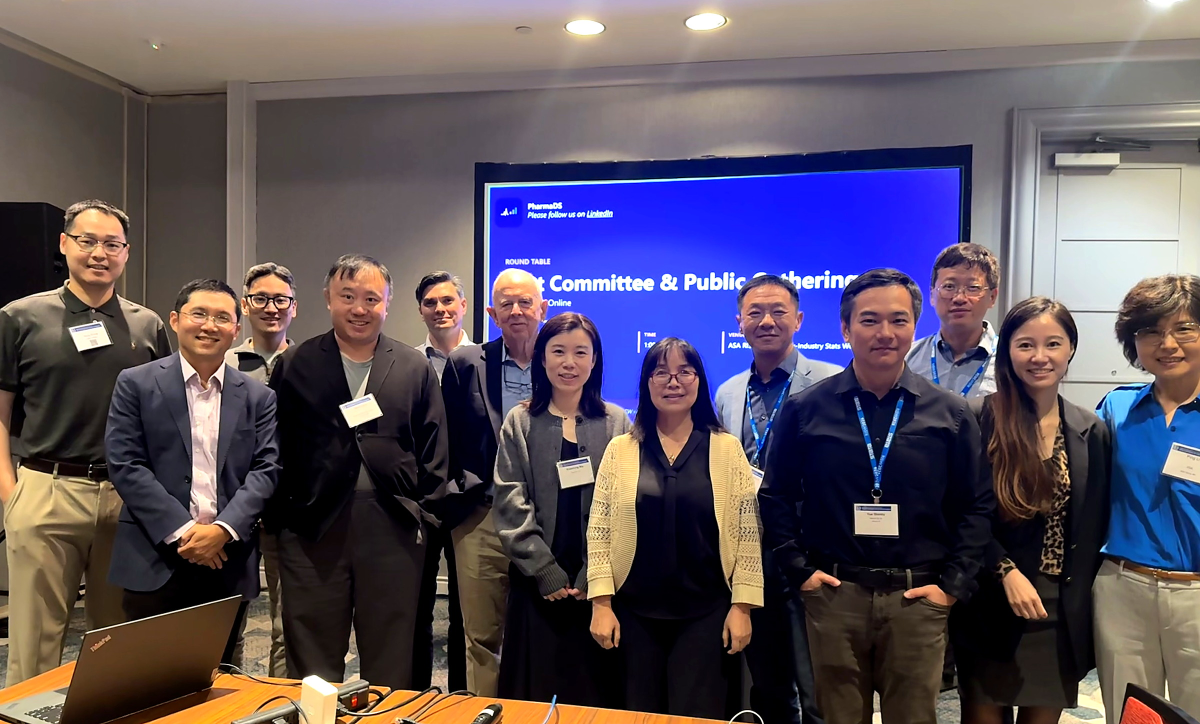
#> input picture social/2026-09-16-risw-roundtable/assets/group-photo-enhanced.jpg, 2400 x 1448 px (shown at 1/2 size)
$ python process-photo.py ../assets/group-photo-enhanced.jpg
#> lines starting #> are read from the running program, lines starting #| are printed output that depends on the picture
#!/usr/bin/env python3
"""Crop, colour-correct and grade the roundtable group photo for the posters.

Usage: python3 process-photo.py /path/to/original.jpg

Writes three files into this folder:
  group_wide.jpg          poster crop, plain colour-correction (drops table + ceiling)
  group_full.jpg          gentler crop, for a standalone photo post
  group_fineart.jpg       group_wide graded for the editorial/fine-art poster:
                          a soft ink-to-parchment duotone blended in, a light
                          vignette, and fine print grain
Copy group_fineart.jpg to ../assets/group-photo-fineart.jpg to update the poster.
"""
import sys
from PIL import Image, ImageEnhance, ImageFilter, ImageOps, ImageChops, ImageDraw

src = sys.argv[1] if len(sys.argv) > 1 else 'original.jpg'
im = Image.open(src)
#> im is the input picture: PIL image 2400x1448 RGB; mean R, G, B 91.7, 81.8, 94.2
W, H = im.size
#> W = 2400; H = 1448


def finish(crop, name, width=2400):
    c = ImageEnhance.Brightness(crop).enhance(1.11)   # lift the dim meeting-room light
    c = ImageEnhance.Contrast(c).enhance(1.12)
    c = ImageEnhance.Color(c).enhance(1.08)
    if c.width > width:
        c = c.resize((width, int(c.height * width / c.width)), Image.LANCZOS)
    c = c.filter(ImageFilter.UnsharpMask(radius=1.6, percent=85, threshold=3))
    c.save(name, quality=92, subsampling=1)
    print(name, c.size)
    return c


def fine_art_grade(base, name):
    """Grade a photo-corrected crop toward the poster's ink/parchment/gold palette:
    a soft duotone blended in, a gentle vignette, and fine print grain — a printed-plate
    look rather than a flat phone photo, while keeping faces true to life."""
    w, h = base.size
    graded = ImageEnhance.Color(base).enhance(0.86)

    gray = ImageOps.grayscale(graded)
    shadow, mid, highlight = (14, 20, 46), (140, 128, 112), (241, 229, 199)
    luts = ([], [], [])
    for i in range(256):
        t = i / 255
        lo, hi = (shadow, mid) if t < 0.5 else (mid, highlight)
        k = (t if t < 0.5 else t - 0.5) / 0.5
        for ch, lut in enumerate(luts):
            lut.append(int(lo[ch] + (hi[ch] - lo[ch]) * k))
    duotone = Image.merge('RGB', tuple(gray.point(lut) for lut in luts))
    graded = Image.blend(graded, duotone, 0.22)

    vignette = Image.new('L', (w, h), 0)
    ImageDraw.Draw(vignette).ellipse((-w * 0.28, -h * 0.35, w * 1.28, h * 1.35), fill=255)
    vignette = ImageOps.invert(vignette.filter(ImageFilter.GaussianBlur(w * 0.10))).point(lambda p: int(p * 0.35))
    graded = ImageChops.subtract(graded, Image.merge('RGB', (vignette, vignette, vignette)))

    grain = Image.effect_noise((w, h), 26).convert('L').point(lambda p: int(p * 0.10))
    graded = ImageChops.add(graded, Image.merge('RGB', (grain, grain, grain)))

    graded = ImageEnhance.Contrast(graded).enhance(1.02)
    graded.save(name, quality=92, subsampling=1)
    print(name, graded.size)


wide = finish(im.crop((0, int(0.10 * H), W, int(0.775 * H))), 'group_wide.jpg')
#> in finish, `c = ImageEnhance.Brightness(crop).enhance(1.11)`:
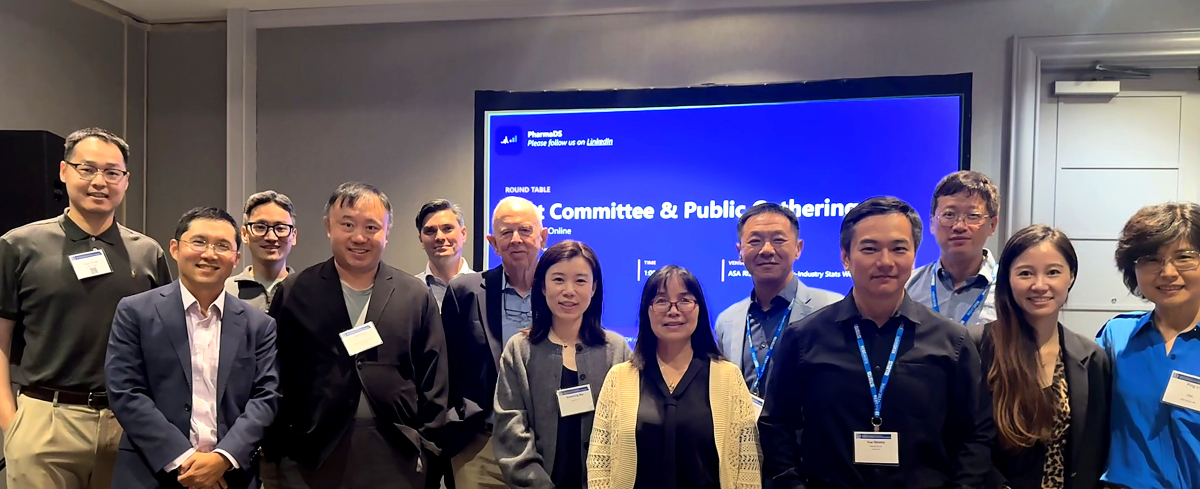
#> crop: PIL image 2400x978 RGB (shown at 1/2 size); mean R, G, B 88.7, 81.6, 106.3
#| group_wide.jpg (2400, 978)
finish(im.crop((0, int(0.055 * H), W, int(0.860 * H))), 'group_full.jpg')
#> call 2 of finish, with name = 'group_full.jpg', width = 2400
#> in finish (call 2), `c = ImageEnhance.Brightness(crop).enhance(1.11)`:
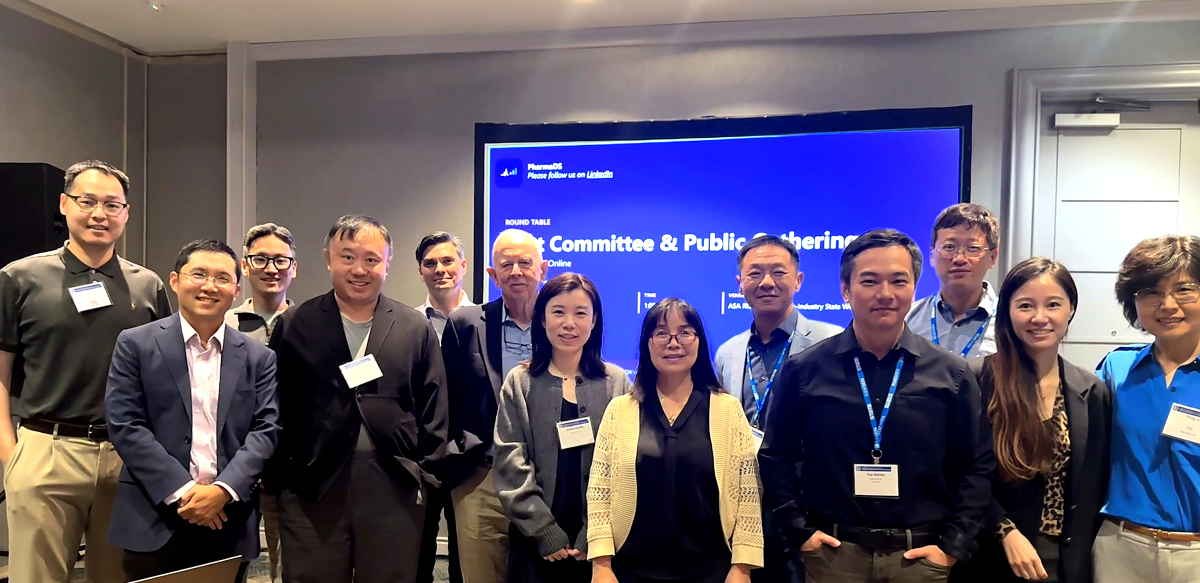
#> c: PIL image 2400x1166 RGB (shown at 1/2 size); mean R, G, B 96.8, 88.5, 107.6
#> in finish (call 2), `c = ImageEnhance.Brightness(crop).enhance(1.11)`:
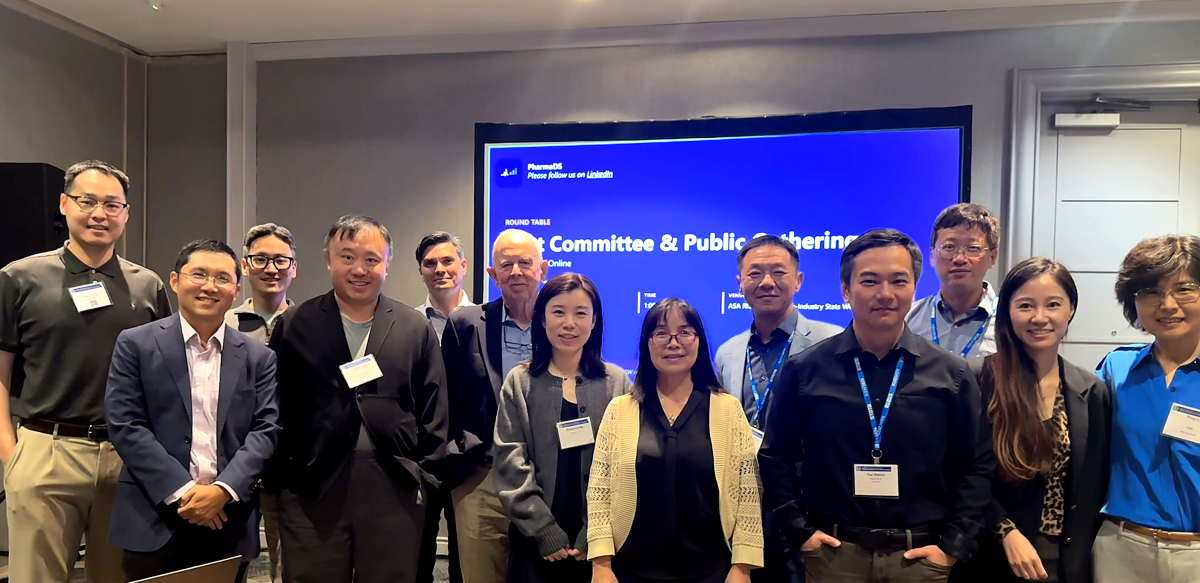
#> crop: PIL image 2400x1166 RGB (shown at 1/2 size); mean R, G, B 88.3, 80.4, 99.8
#| group_full.jpg (2400, 1166)
fine_art_grade(wide, 'group_fineart.jpg')
#> in fine_art_grade, `gray = ImageOps.grayscale(graded)`:
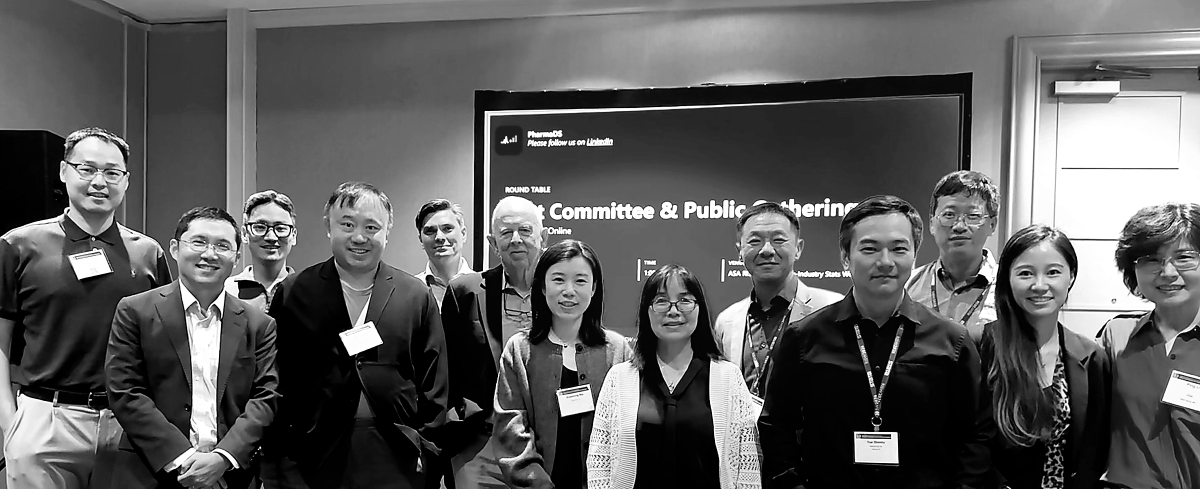
#> gray: PIL image 2400x978 L (shown at 1/2 size); min 0, max 255, mean 93.2
#> in fine_art_grade, `duotone = Image.merge('RGB', tuple(gray.point(lut) for lut in luts))`:
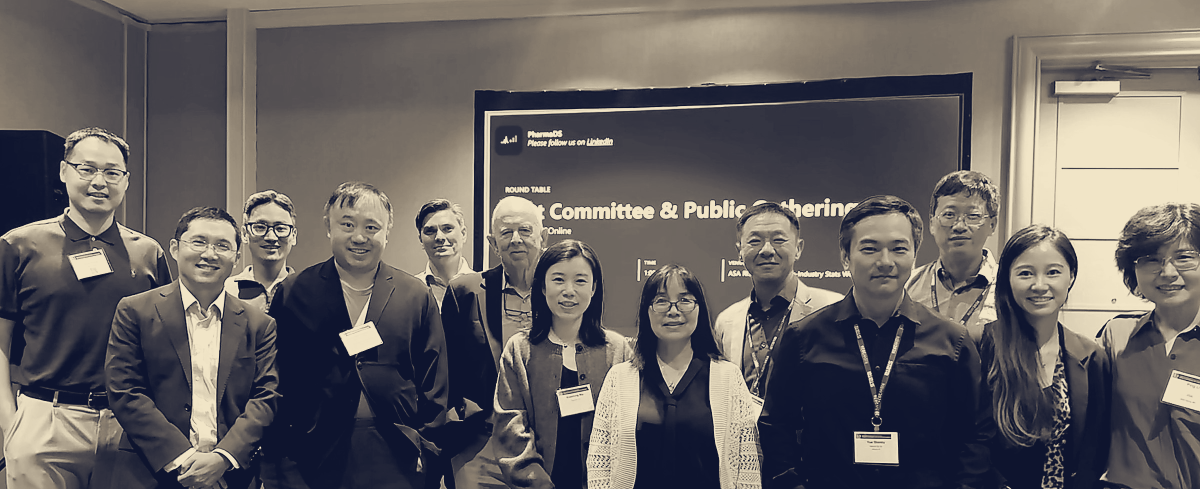
#> duotone: PIL image 2400x978 RGB (shown at 1/2 size); mean R, G, B 102, 97.5, 96.8
#> in fine_art_grade, `graded = Image.blend(graded, duotone, 0.22)`:
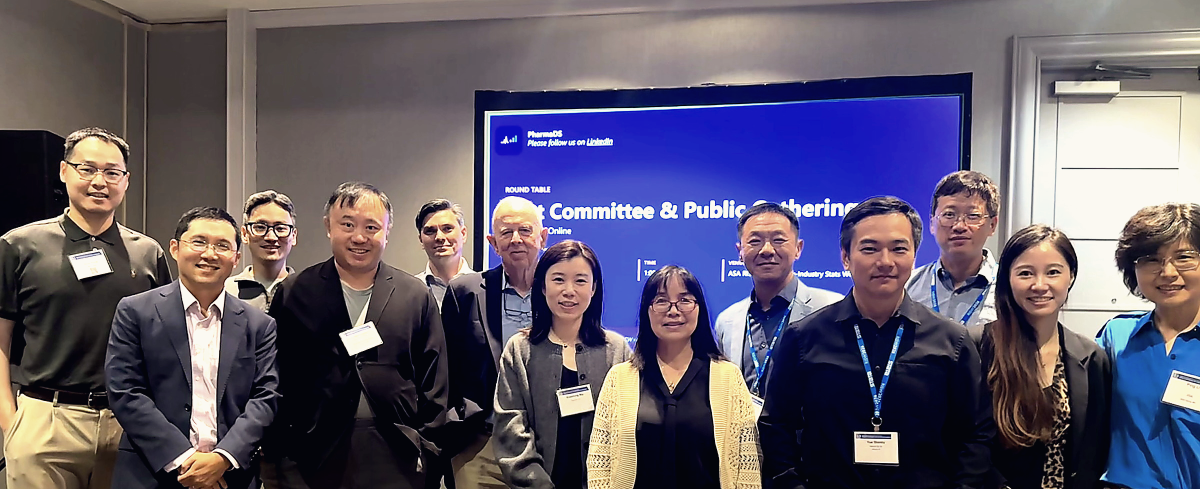
#> graded: PIL image 2400x978 RGB (shown at 1/2 size); mean R, G, B 96.8, 90, 106.8
#> in fine_art_grade, `vignette = Image.new('L', (w, h), 0)`: vignette: PIL image 2400x978 L; every value is 0
#> in fine_art_grade, `ImageDraw.Draw(vignette).ellipse((-w * 0.28, -h * 0.35, w * 1.28, h * ..`: vignette: PIL image 2400x978 L; every value is 255
#> in fine_art_grade, `grain = Image.effect_noise((w, h), 26).convert('L').point(lambda p: in..`:
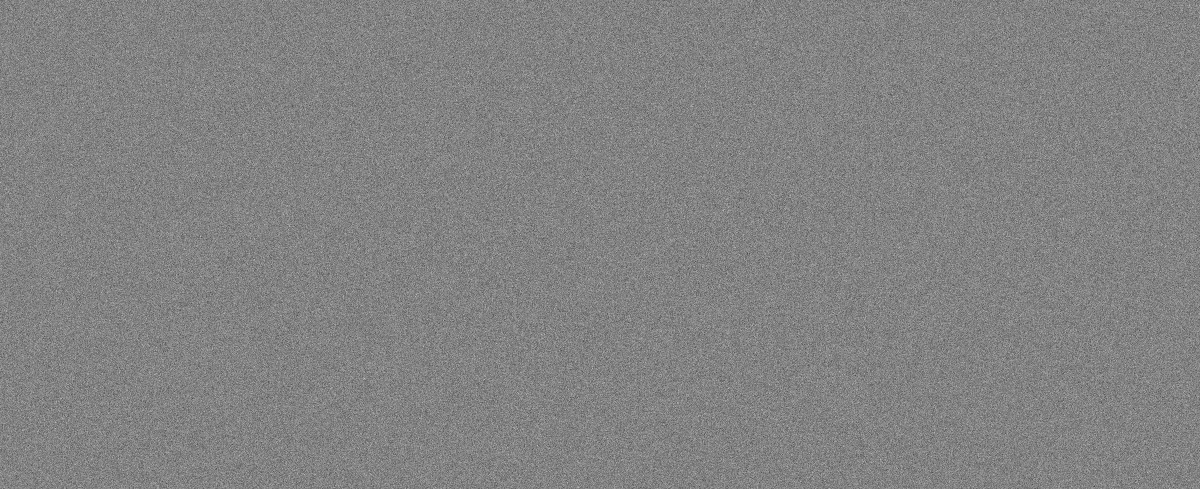
#> grain: PIL image 2400x978 L (shown at 1/2 size); min 0, max 24, mean 12.3; drawn with min black and max white
#| group_fineart.jpg (2400, 978)
